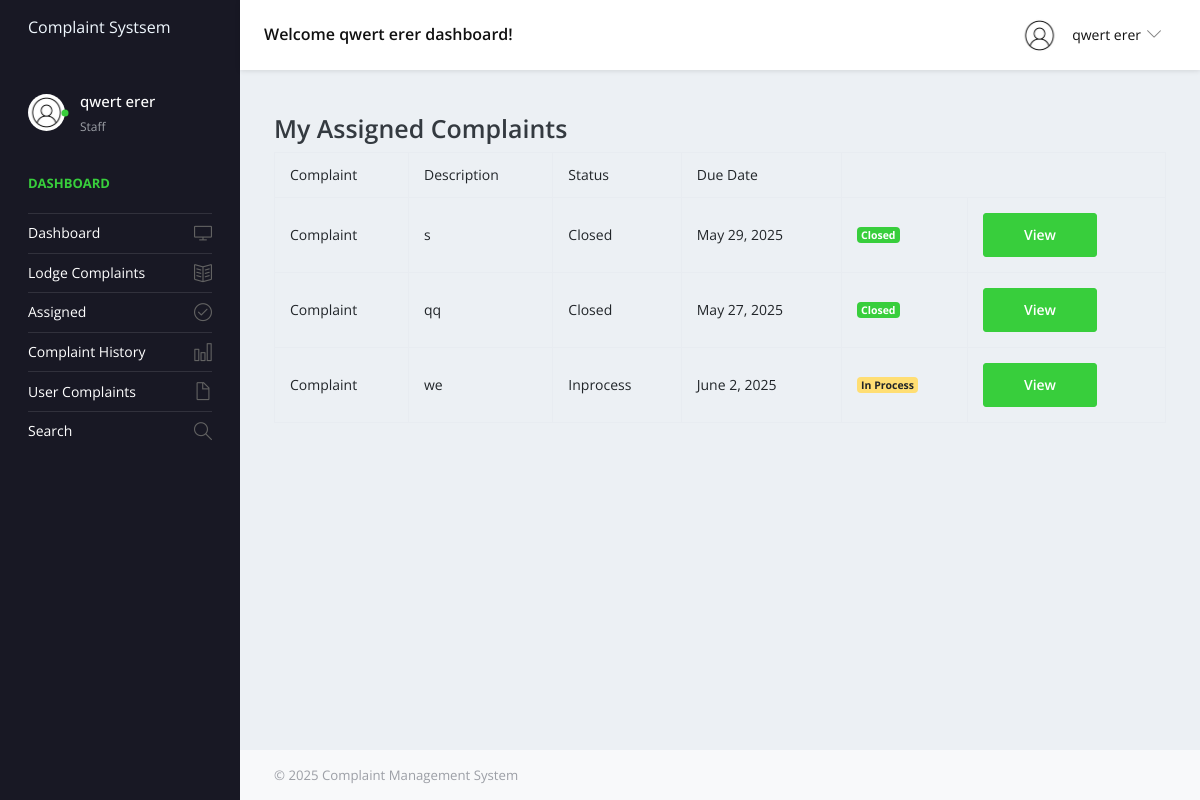
Before: /my-complaints/ (signed in) with the older database file.
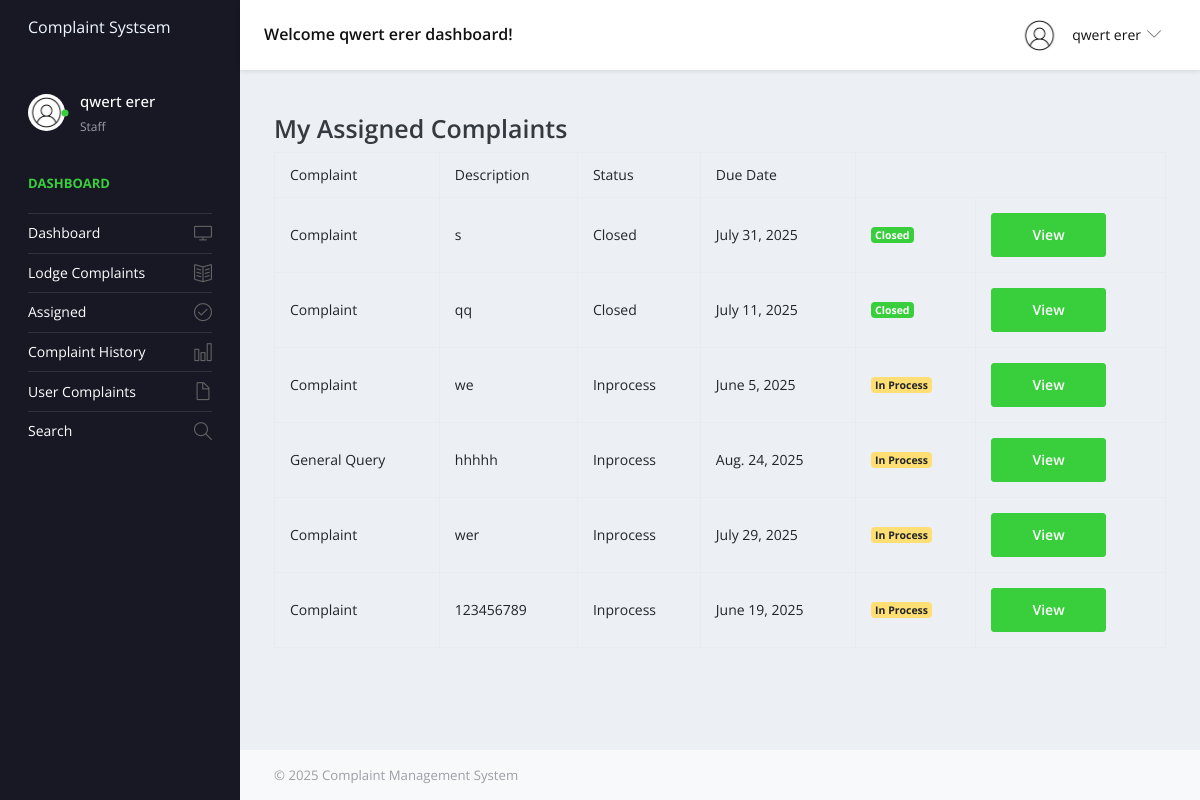
After: the same page with the newer database file.
### cmsapp/models.py (models this page shows, shortened)
class CustomUser(AbstractUser):
    USER_TYPES = [
        (1, 'Admin'),
        (2, 'User'),
        (3, 'Staff'),
    ]
    user_type = models.IntegerField(choices=USER_TYPES, default=2)
    profile_pic = models.ImageField(upload_to='profile_pics/', blank=True, null=True)

class Complaints(models.Model):
    URGENCY_LEVELS = [
        ("Low", "Low"),
        ("Medium", "Medium"),
        ("High", "High"),
        ("Critical", "Critical")
    ]
    userregid = models.ForeignKey(UserReg, on_delete=models.CASCADE, null=True, blank=True)
    cat_id = models.ForeignKey(Category, on_delete=models.CASCADE)
    subcategory_id = models.ForeignKey(Subcategory, on_delete=models.CASCADE)
    complaint_number = models.IntegerField(default=0)
    complainttype = models.CharField(max_length=250)
    stateid = models.ForeignKey(State, on_delete=models.CASCADE)
    noc = models.CharField(max_length=250)
    complaindetails = models.TextField(blank=True)
    compfile = models.ImageField(upload_to='media/doc_file')
    complaintdate_at = models.DateTimeField(auto_now_add=True)
    remark = models.TextField(blank=True)
    urgency = models.CharField(max_length=10, choices=URGENCY_LEVELS, default="Medium", null=True)
    assigned_days = models.IntegerField(default=0)
    due_date = models.DateField(null=True, blank=True)
    status = models.CharField(max_length=250, default=0)
    updated_at = models.DateTimeField(auto_now=True)
    assigned_team = models.ForeignKey(Team, on_delete=models.SET_NULL, null=True, blank=True)
    assigned_to = models.ForeignKey(settings.AUTH_USER_MODEL,on_delete=models.SET_NULL,
        null=True,
        blank=True,
        limit_choices_to={'user_type': 3},
        related_name='assigned_complaints'
    )
    resolved_by = models.ForeignKey(
        CustomUser,
        on_delete=models.SET_NULL,
        null=True,
        blank=True,
        related_name='resolved_complaints',
        limit_choices_to={'user_type': 3}  # Optional: only allow staff users to be selected
    )

### complaintmgmtsys/userviews.py (the view)
# urls.py: path('my-complaints/', userviews.view_assigned_complaints, name='view_assigned_complaints'),
@login_required
def view_assigned_complaints(request):
    assigned_complaints = Complaints.objects.filter(assigned_to=request.user)
    return render(request, 'staff/assigned_complaints.html', {
        'complaints': assigned_complaints
    })
    return render(request,'user/user_reg.html')

### templates/staff/assigned_complaints.html
{% extends 'base.html' %}
{% block content %}
<div class="container">
    <h3>My Assigned Complaints</h3>
    <table class="table table-bordered">
        <thead>
            <tr>
                <th>Complaint</th>
                <th>Description</th>
                <th>Status</th>
                <th>Due Date</th>
            </tr>
        </thead>
        <tbody>
            {% for complaint in complaints %}
            <tr>
                <td>{{ complaint.complainttype }}</td>
                <td>{{ complaint.noc }}</td>
                <td>{{ complaint.status }}</td>
                <td>{{ complaint.due_date}}</td>
                <td>
                    {% if complaint.status == '0' %}
                        <span class="badge badge-danger">Not Processed Yet</span>
                    {% elif complaint.status == 'Inprocess' %}
                        <span class="badge badge-warning">In Process</span>
                    {% elif complaint.status == 'Closed' %}
                        <span class="badge badge-success">Closed</span>
                    {% endif %}
                </td>
                <td>
                    <a href="{% url 'viewlodgedcomplaint' complaint.id %}" class="btn btn-success">View</a>
                </td>
            </tr>
            {% empty %}
            <tr>
                <td colspan="4">No complaints assigned yet.</td>
            </tr>
            {% endfor %}
        </tbody>
    </table>
</div>
{% endblock %}

### templates/includes/header.html (shortened to what this page needs)
{% load static %}
{% if user.user_type == 1 %}
<nav class="navbar default-layout-navbar col-lg-12 col-12 p-0 fixed-top d-flex flex-row">
    <div class="navbar-brand-wrapper d-flex align-items-center">
      <a class="navbar-brand brand-logo" href="{% url 'admin_home' %}">
        <p style="color: aliceblue;font-size: medium;font-weight: bolder;">CMS</p>
      </a>
      <a class="navbar-brand brand-logo-mini" href="{% url 'admin_home' %}"><img src="{% static 'assets/images/logo-mini.svg'%}" alt="logo" /></a>
    </div>
    <div class="navbar-menu-wrapper d-flex align-items-center flex-grow-1">
      <h5 class="mb-0 font-weight-medium d-none d-lg-flex">Welcome {{user.first_name}} {{user.last_name}} dashboard!</h5>
      <ul class="navbar-nav navbar-nav-right ml-auto">
        <li class="nav-item dropdown d-none d-xl-inline-flex user-dropdown">
          <a class="nav-link dropdown-toggle" id="UserDropdown" href="#" data-toggle="dropdown" aria-expanded="false">
            <img class="img-xs rounded-circle ml-2" src="/{{user.profile_pic}}" alt="Profile image"> <span class="font-weight-normal"> {{user.first_name}} {{user.last_name}} </span></a>
          <div class="dropdown-menu dropdown-menu-right navbar-dropdown" aria-labelledby="UserDropdown">
            <div class="dropdown-header text-center">
              <img class="img-md rounded-circle" src="/{{user.profile_pic}}" alt="Profile image">
              <p class="mb-1 mt-3">{{user.first_name}} {{user.last_name}}</p>
              <p class="font-weight-light text-muted mb-0">{{user.email}}</p>
            </div>
            <a class="dropdown-item" href="{% url 'profile' %}"><i class="dropdown-item-icon icon-user text-primary"></i> My Profile</a>
            <a class="dropdown-item" href="{% url 'change_password' %}"><i class="dropdown-item-icon icon-speech text-primary"></i> Change Password</a>
            <a class="dropdown-item"  href="{% url 'logout' %}"><i class="dropdown-item-icon icon-power text-primary"></i>Sign Out</a>
          </div>
        </li>
      </ul>
      <button class="navbar-toggler navbar-toggler-right d-lg-none align-self-center" type="button" data-toggle="offcanvas">
        <span class="icon-menu"></span>
      </button>
    </div>
  </nav>
   {% elif user.user_type == 3 %}
  <nav class="navbar default-layout-navbar col-lg-12 col-12 p-0 fixed-top d-flex flex-row">
    <div class="navbar-brand-wrapper d-flex align-items-center">
      <a class="navbar-brand brand-logo" href="{% url 'staff_dashboard' %}">
        <p style="color: aliceblue;font-size: medium;font-weight: bolder;">Complaint Systsem</p>
      </a>
    </div>
    <div class="navbar-menu-wrapper d-flex align-items-center flex-grow-1">
      <h5 class="mb-0 font-weight-medium d-none d-lg-flex">Welcome {{user.first_name}} {{user.last_name}} dashboard!</h5>
      <ul class="navbar-nav navbar-nav-right ml-auto">
        <li class="nav-item dropdown d-none d-xl-inline-flex user-dropdown">
          <a class="nav-link dropdown-toggle" id="UserDropdown" href="#" data-toggle="dropdown" aria-expanded="false">
            <img class="img-xs rounded-circle ml-2" src="/{{user.profile_pic}}" alt="Profile image" width="100"> <span class="font-weight-normal"> {{user.first_name}} {{user.last_name}}</span></a>
        </li>
      </ul>
    </div>
  </nav>
  {% endif %}

### templates/includes/sidebar.html (shortened to what this page needs)
{% load static %}
{% if user.user_type == 1 %}
<nav class="sidebar sidebar-offcanvas" id="sidebar">
    <ul class="nav">
        <li class="nav-item nav-profile">
            <a href="#" class="nav-link">
                <div class="profile-image">
                    <img class="img-xs rounded-circle" src="/{{user.profile_pic}}" alt="">
                    <div class="dot-indicator bg-success"></div>
                </div>
                <div class="text-wrapper">
                    <p class="profile-name">{{user.first_name}} {{user.last_name}}</p>
                    <p class="designation">Administrator</p>
                </div>
            </a>
        </li>
        <li class="nav-item nav-category">
            <span class="nav-link">Dashboard</span>
        </li>
        <li class="nav-item">
            <a class="nav-link" href="{% url 'admin_home' %}">
                <span class="menu-title">Dashboard</span>
                <i class="icon-screen-desktop menu-icon"></i>
            </a>
        </li>
                <li class="nav-item">
            <a class="nav-link" href="{% url 'regcomplaint' %}">
                <span class="menu-title">Lodge Complaints</span>
                <i class="icon-book-open menu-icon"></i>
            </a>
        </li>
                </li>
           <li class="nav-item">
            <a class="nav-link" href="{% url 'complainthistory' %}">
                <span class="menu-title">Complaint History</span>
                <i class="icon-chart menu-icon"></i>
            </a>
        </li>
        <li class="nav-item">
            <a class="nav-link" data-toggle="collapse" href="#ui-basic" aria-expanded="false" aria-controls="ui-basic">
                <span class="menu-title">Category</span>
                <i class="icon-doc menu-icon"></i>
            </a>
            <div class="collapse" id="ui-basic">
                <ul class="nav flex-column sub-menu">
                    <li class="nav-item"> <a class="nav-link" href="{% url 'add_category' %}">Add Category</a></li>
                    <li class="nav-item"> <a class="nav-link" href="{% url 'manage_category' %}">Manage Category</a></li>
                </ul>
            </div>
        </li>
        <li class="nav-item">
            <a class="nav-link" data-toggle="collapse" href="#ui-basic1" aria-expanded="false" aria-controls="ui-basic1">
                <span class="menu-title">Subcategory</span>
                <i class="icon-doc menu-icon"></i>
            </a>
            <div class="collapse" id="ui-basic1">
                <ul class="nav flex-column sub-menu">
                    <li class="nav-item"> <a class="nav-link" href="{% url 'add_subcategory' %}">Add Subcategory</a></li>
                    <li class="nav-item"> <a class="nav-link" href="{% url 'manage_subcategory' %}">Manage Subcategory</a></li>
                </ul>
            </div>
        </li>
        <li class="nav-item">
            <a class="nav-link" data-toggle="collapse" href="#ui-basic2" aria-expanded="false" aria-controls="ui-basic2">
                <span class="menu-title">State</span>
                <i class="icon-doc menu-icon"></i>
            </a>
            <div class="collapse" id="ui-basic2">
                <ul class="nav flex-column sub-menu">
                    <li class="nav-item"> <a class="nav-link" href="{% url 'add_state' %}">Add State</a></li>
                    <li class="nav-item"> <a class="nav-link" href="{% url 'manage_state' %}">Manage State</a></li>
                </ul>
            </div>
        </li>
        <li class="nav-item">
            <a class="nav-link" data-toggle="collapse" href="#teams" aria-expanded="false" aria-controls="teams">
                <span class="menu-title">Teams</span>
                <i class="icon-people menu-icon"></i>
            </a>
            <div class="collapse" id="teams">
                <ul class="nav flex-column sub-menu">
                    <li class="nav-item"> <a class="nav-link" href="{% url 'add_team' %}">Add Team</a></li>
                    <li class="nav-item"> <a class="nav-link" href="{% url 'manage_team' %}">Manage Teams</a></li>
                </ul>
            </div>
        </li>
        <li class="nav-item">
            <a class="nav-link" href="{% url 'manageusers' %}">
                <span class="menu-title">Manage Users</span>
                <i class="icon-user menu-icon"></i>
            </a>
        </li>
                <li class="nav-item">
                    <a class="nav-link" href="{% url 'assign_complaints' %}">
                        <span class="menu-title">Cases</span>
                        <i class="icon-user menu-icon"></i>
                    </a>
                </li>
        <li class="nav-item">
            <a class="nav-link" data-toggle="collapse" href="#auth" aria-expanded="false" aria-controls="auth">
                <span class="menu-title">User Complaints</span>
                <i class="icon-doc menu-icon"></i>
            </a>
            <div class="collapse" id="auth">
                <ul class="nav flex-column sub-menu">
                    <li class="nav-item"> <a class="nav-link" href="{% url 'lodgedcomplaint' %}">All Complaints</a></li>
                    <li class="nav-item"> <a class="nav-link" href="{% url 'newcomplaints' %}">Not Processed Yet</a></li>
                    <li class="nav-item"> <a class="nav-link" href="{% url 'inprocesscomplaints' %}">In Process</a></li>
                    <li class="nav-item"> <a class="nav-link" href="{% url 'closedcomplaints' %}">Closed Complaints</a></li>
                </ul>
            </div>
        </li>
        <li class="nav-item">
            <a class="nav-link" data-toggle="collapse" href="#auth1" aria-expanded="false" aria-controls="auth1">
                <span class="menu-title">Reports</span>
                <i class="icon-doc menu-icon"></i>
            </a>
            <div class="collapse" id="auth1">
                <ul class="nav flex-column sub-menu">
                    <li class="nav-item"> <a class="nav-link" href="{% url 'complaintsreports' %}">Complaints Report</a></li>
                    <li class="nav-item"> <a class="nav-link" href="{% url 'userbdreports' %}">User Reports</a></li>
                </ul>
            </div>
        </li>
        <li class="nav-item">
            <a class="nav-link" data-toggle="collapse" href="#auth2" aria-expanded="false" aria-controls="auth2">
                <span class="menu-title">Search</span>
                <i class="icon-doc menu-icon"></i>
            </a>
            <div class="collapse" id="auth2">
                <ul class="nav flex-column sub-menu">
                    <li class="nav-item"> <a class="nav-link" href="{% url 'searchusers' %}">User Search</a></li>
                    <li class="nav-item"> <a class="nav-link" href="{% url 'searchcomplaints' %}">Complaints Search</a></li>
                </ul>
            </div>
        </li>
    </ul>
</nav>
{% elif user.user_type == 3 %}
<nav class="sidebar sidebar-offcanvas" id="sidebar">
    <ul class="nav">
        <li class="nav-item nav-profile">
            <a href="#" class="nav-link">
                <div class="profile-image">
                    <img class="img-xs rounded-circle" src="/{{user.profile_pic}}" alt="">
                    <div class="dot-indicator bg-success"></div>
                </div>
                <div class="text-wrapper">
                    <p class="profile-name">{{user.first_name}} {{user.last_name}}</p>
                    <p class="designation">Staff</p>
                </div>
            </a>
        </li>
        <li class="nav-item nav-category">
            <span class="nav-link">Dashboard</span>
        </li>
        <li class="nav-item">
            <a class="nav-link" href="{% url 'admin_home' %}">
                <span class="menu-title">Dashboard</span>
                <i class="icon-screen-desktop menu-icon"></i>
            </a>
        </li>
         <li class="nav-item">
            <a class="nav-link" href="{% url 'regcomplaint' %}">
                <span class="menu-title">Lodge Complaints</span>
                <i class="icon-book-open menu-icon"></i>
            </a>
        </li>
        <li class="nav-item">
            <a class="nav-link" href="{% url 'view_assigned_complaints' %}">
                <span class="menu-title">Assigned</span>
                <i class="icon-check menu-icon"></i>
            </a>
        </li>
                <li class="nav-item">
            <a class="nav-link" href="{% url 'lodgedcomplaint' %}">
                <span class="menu-title">Complaint History</span>
                <i class="icon-chart menu-icon"></i>
            </a>
        </li>
        <li class="nav-item">
            <a class="nav-link" data-toggle="collapse" href="#auth" aria-expanded="false" aria-controls="auth">
                <span class="menu-title">User Complaints</span>
                <i class="icon-doc menu-icon"></i>
            </a>
        </li>
        <li class="nav-item">
            <a class="nav-link" data-toggle="collapse" href="#auth2" aria-expanded="false" aria-controls="auth2">
                <span class="menu-title">Search</span>
                <i class="icon-magnifier menu-icon"></i>
            </a>
        </li>
    </ul>
</nav>
{% endif %}

Changed rows visible on the page:
changed Complaints: due_date "May 29, 2025" → "July 31, 2025"
changed Complaints "qq": due_date "May 27, 2025" → "July 11, 2025"
changed Complaints "we": due_date "June 2, 2025" → "June 5, 2025"
now on this page (row edited): Complaints: complainttype "General Query", noc "hhhhh", status "Inprocess", due_date "Aug. 24, 2025", shows "In Process"
added Complaints: complainttype "Complaint", noc "wer", status "Inprocess", due_date "July 29, 2025", shows "In Process"
added Complaints: complainttype "Complaint", noc "123456789", status "Inprocess", due_date "June 19, 2025", shows "In Process"
